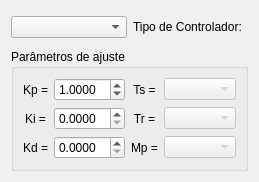
                 <widget class="QWidget" name="tabEscravo">
                  <attribute name="title">
                   <string>Controlador Escravo</string>
                  </attribute>
                  <layout class="QGridLayout" name="gridLayout_4">
                   <item row="3" column="0" colspan="2">
                    <widget class="QGroupBox" name="gp_parametrosControle_2">
                     <property name="layoutDirection">
                      <enum>Qt::LeftToRight</enum>
                     </property>
                     <property name="title">
                      <string>Parâmetros de ajuste</string>
                     </property>
                     <layout class="QGridLayout" name="gridLayout_12">
                      <item row="0" column="0">
                       <widget class="QLabel" name="lb_kp_2">
                        <property name="layoutDirection">
                         <enum>Qt::LeftToRight</enum>
                        </property>
                        <property name="text">
                         <string>Kp =</string>
                        </property>
                        <property name="alignment">
                         <set>Qt::AlignCenter</set>
                        </property>
                       </widget>
                      </item>
                      <item row="0" column="1">
                       <widget class="QDoubleSpinBox" name="sp_kp_2">
                        <property name="layoutDirection">
                         <enum>Qt::LeftToRight</enum>
                        </property>
                        <property name="decimals">
                         <number>4</number>
                        </property>
                        <property name="singleStep">
                         <double>0.050000000000000</double>
                        </property>
                        <property name="value">
                         <double>1.000000000000000</double>
                        </property>
                       </widget>
                      </item>
                      <item row="0" column="2">
                       <widget class="QLabel" name="label_Ts_2">
                        <property name="text">
                         <string>Ts =</string>
                        </property>
                        <property name="alignment">
                         <set>Qt::AlignCenter</set>
                        </property>
                       </widget>
                      </item>
                      <item row="0" column="4">
                       <widget class="QComboBox" name="combo_Ts_2">
                        <property name="enabled">
                         <bool>false</bool>
                        </property>
                       </widget>
                      </item>
                      <item row="1" column="0">
                       <widget class="QLabel" name="lb_ki_ti_2">
                        <property name="layoutDirection">
                         <enum>Qt::LeftToRight</enum>
                        </property>
                        <property name="text">
                         <string>Ki =</string>
                        </property>
                        <property name="alignment">
                         <set>Qt::AlignCenter</set>
                        </property>
                       </widget>
                      </item>
                      <item row="1" column="1">
                       <widget class="QDoubleSpinBox" name="sp_ki_ti_2">
                        <property name="layoutDirection">
                         <enum>Qt::LeftToRight</enum>
                        </property>
                        <property name="decimals">
                         <number>4</number>
                        </property>
                        <property name="singleStep">
                         <double>0.050000000000000</double>
                        </property>
                       </widget>
                      </item>
                      <item row="1" column="2">
                       <widget class="QLabel" name="label_Tr_2">
                        <property name="text">
                         <string>Tr =</string>
                        </property>
                        <property name="alignment">
                         <set>Qt::AlignCenter</set>
                        </property>
                       </widget>
                      </item>
                      <item row="2" column="0">
                       <widget class="QLabel" name="lb_kd_td_2">
                        <property name="layoutDirection">
                         <enum>Qt::LeftToRight</enum>
                        </property>
                        <property name="text">
                         <string>Kd =</string>
                        </property>
                        <property name="alignment">
                         <set>Qt::AlignCenter</set>
                        </property>
                       </widget>
                      </item>
                      <item row="2" column="1">
                       <widget class="QDoubleSpinBox" name="sp_kd_td_2">
                        <property name="layoutDirection">
                         <enum>Qt::LeftToRight</enum>
                        </property>
                        <property name="decimals">
                         <number>4</number>
                        </property>
                        <property name="singleStep">
                         <double>0.050000000000000</double>
                        </property>
                       </widget>
                      </item>
                      <item row="2" column="4">
                       <widget class="QComboBox" name="combo_Mp_2">
                        <property name="enabled">
                         <bool>false</bool>
                        </property>
                       </widget>
                      </item>
                      <item row="2" column="2">
                       <widget class="QLabel" name="label_Mp_2">
                        <property name="enabled">
                         <bool>true</bool>
                        </property>
                        <property name="text">
                         <string>Mp =</string>
                        </property>
                        <property name="alignment">
                         <set>Qt::AlignCenter</set>
                        </property>
                       </widget>
                      </item>
                      <item row="1" column="4">
                       <widget class="QComboBox" name="combo_Tr_2">
                        <property name="enabled">
                         <bool>false</bool>
                        </property>
                       </widget>
                      </item>
                     </layout>
                    </widget>
                   </item>
                   <item row="2" column="0">
                    <spacer name="verticalSpacer_3">
                     <property name="orientation">
                      <enum>Qt::Vertical</enum>
                     </property>
                     <property name="sizeType">
                      <enum>QSizePolicy::Fixed</enum>
                     </property>
                     <property name="sizeHint" stdset="0">
                      <size>
                       <width>20</width>
                       <height>5</height>
                      </size>
                     </property>
                    </spacer>
                   </item>
                   <item row="1" column="1">
                    <widget class="QLabel" name="lb_tipoControlador_2">
                     <property name="text">
                      <string>Tipo de Controlador:</string>
                     </property>
                    </widget>
                   </item>
                   <item row="1" column="0">
                    <widget class="QComboBox" name="tipoControlador_2">
                     <property name="layoutDirection">
                      <enum>Qt::LeftToRight</enum>
                     </property>
                    </widget>
                   </item>
                   <item row="2" column="1">
                    <spacer name="verticalSpacer">
                     <property name="orientation">
                      <enum>Qt::Vertical</enum>
                     </property>
                     <property name="sizeType">
                      <enum>QSizePolicy::Fixed</enum>
                     </property>
                     <property name="sizeHint" stdset="0">
                      <size>
                       <width>20</width>
                       <height>5</height>
                      </size>
                     </property>
                    </spacer>
                   </item>
                   <item row="0" column="1">
                    <spacer name="verticalSpacer_2">
                     <property name="orientation">
                      <enum>Qt::Vertical</enum>
                     </property>
                     <property name="sizeType">
                      <enum>QSizePolicy::Fixed</enum>
                     </property>
                     <property name="sizeHint" stdset="0">
                      <size>
                       <width>0</width>
                       <height>5</height>
                      </size>
                     </property>
                    </spacer>
                   </item>
                   <item row="0" column="0">
                    <spacer name="verticalSpacer_4">
                     <property name="orientation">
                      <enum>Qt::Vertical</enum>
                     </property>
                     <property name="sizeType">
                      <enum>QSizePolicy::Fixed</enum>
                     </property>
                     <property name="sizeHint" stdset="0">
                      <size>
                       <width>20</width>
                       <height>5</height>
                      </size>
                     </property>
                    </spacer>
                   </item>
                  </layout>
                 </widget>
